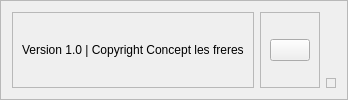
     <widget class="QFrame" name="footer_frame">
      <property name="frameShape">
       <enum>QFrame::StyledPanel</enum>
      </property>
      <property name="frameShadow">
       <enum>QFrame::Raised</enum>
      </property>
      <layout class="QHBoxLayout" name="horizontalLayout_5">
       <item>
        <widget class="QFrame" name="footer_left_frame">
         <property name="frameShape">
          <enum>QFrame::StyledPanel</enum>
         </property>
         <property name="frameShadow">
          <enum>QFrame::Raised</enum>
         </property>
         <layout class="QHBoxLayout" name="horizontalLayout_6">
          <item alignment="Qt::AlignLeft">
           <widget class="QLabel" name="copyright_label">
            <property name="text">
             <string>Version 1.0 | Copyright Concept les freres</string>
            </property>
            <property name="wordWrap">
             <bool>false</bool>
            </property>
           </widget>
          </item>
         </layout>
        </widget>
       </item>
       <item alignment="Qt::AlignRight">
        <widget class="QFrame" name="footer_right_frame">
         <property name="frameShape">
          <enum>QFrame::StyledPanel</enum>
         </property>
         <property name="frameShadow">
          <enum>QFrame::Raised</enum>
         </property>
         <layout class="QHBoxLayout" name="horizontalLayout_7">
          <item>
           <widget class="QPushButton" name="help_button">
            <property name="text">
             <string/>
            </property>
            <property name="icon">
             <iconset>
              <normaloff>:/icons/feather/white/help-circle.svg</normaloff>:/icons/feather/white/help-circle.svg</iconset>
            </property>
           </widget>
          </item>
         </layout>
        </widget>
       </item>
       <item alignment="Qt::AlignBottom">
        <widget class="QFrame" name="size_grip">
         <property name="minimumSize">
          <size>
           <width>10</width>
           <height>10</height>
          </size>
         </property>
         <property name="maximumSize">
          <size>
           <width>10</width>
           <height>10</height>
          </size>
         </property>
         <property name="frameShape">
          <enum>QFrame::StyledPanel</enum>
         </property>
         <property name="frameShadow">
          <enum>QFrame::Raised</enum>
         </property>
        </widget>
       </item>
      </layout>
     </widget>
